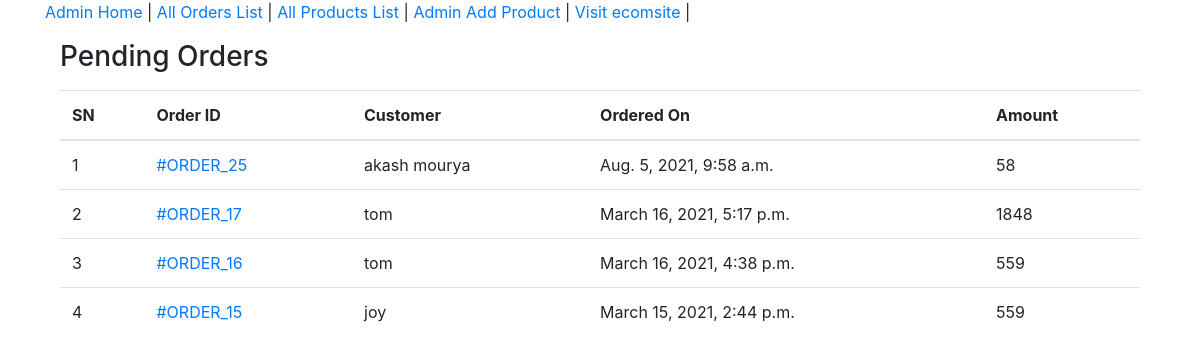
Screenshot of /admin-home/ (signed in) with the database file from the repository.
### EShop/models.py (models this page shows, shortened)
class Order(models.Model):
    cart = models.OneToOneField(Cart, on_delete=models.CASCADE)
    ordered_by = models.CharField(max_length=200)
    shipping_address = models.CharField(max_length=200)
    mobile = models.CharField(max_length=20)
    email = models.EmailField(null=True, blank=True)
    subtotal = models.PositiveIntegerField()
    discount = models.PositiveIntegerField()
    total = models.PositiveIntegerField()
    order_status = models.CharField(max_length=100, choices=view_status)
    created_at = models.DateTimeField(auto_now_add=True)

### EShop/views.py (the view)
# urls.py: path('admin-home/', AdminHomeView.as_view(), name='adminhome'),
class AdminHomeView(AdminRequiredMixin, TemplateView):
    template_name = 'adminpages/adminhome.html'
    def get_context_data(self, *args, **kwargs):
        context = super().get_context_data(**kwargs)
        context['pendingorders'] = Order.objects.filter(
            order_status='Order_Received').order_by('-id')
        return context

### EShop/views.py (called while the page is built)
    def dispatch(self, request, *args, **kwargs):
        if request.user.is_authenticated and Admin.objects.filter(user=request.user).exists():
            pass
        else:
            return redirect("/admin-login/")
        return super().dispatch(request, *args, **kwargs)

### templates/adminpages/adminhome.html (shortened to what this page needs)
{% extends 'adminpages/adminbase.html' %}
{% block body %}
<div class="container">
    <div class="col-md-12">
        <h3 class="my-3">Pending Orders</h3>
        <table class="table">
            <thead>
                <tr>
                    <th>SN</th>
                    <th> Order ID</th>
                    <th>Customer</th>
                    <th>Ordered On</th>
                    <th>Amount</th>
                </tr>
            </thead>
            <tbody>
                {% for order in pendingorders %}
                <tr>
                    <td>{{forloop.counter}}</td>
                    <td><a href="{% url 'EShop:adminorderdetail' order.pk %}">#ORDER_{{order.id}}</a></td>
                    <td> {{order.ordered_by}} </td>
                    <td> {{order.created_at}} </td>
                    <td> {{order.total}} </td>
                </tr>
                {% endfor %}
            </tbody>
        </table>
    </div>
</div>
{% endblock %}

### rows the page displays
Order: id "25", ordered_by "akash mourya", created_at "Aug. 5, 2021, 9:58 a.m.", total "58"
Order: id "17", ordered_by "tom", created_at "March 16, 2021, 5:17 p.m.", total "1848"
Order: id "16", ordered_by "tom", created_at "March 16, 2021, 4:38 p.m.", total "559"
Order: id "15", ordered_by "joy", created_at "March 15, 2021, 2:44 p.m.", total "559"
